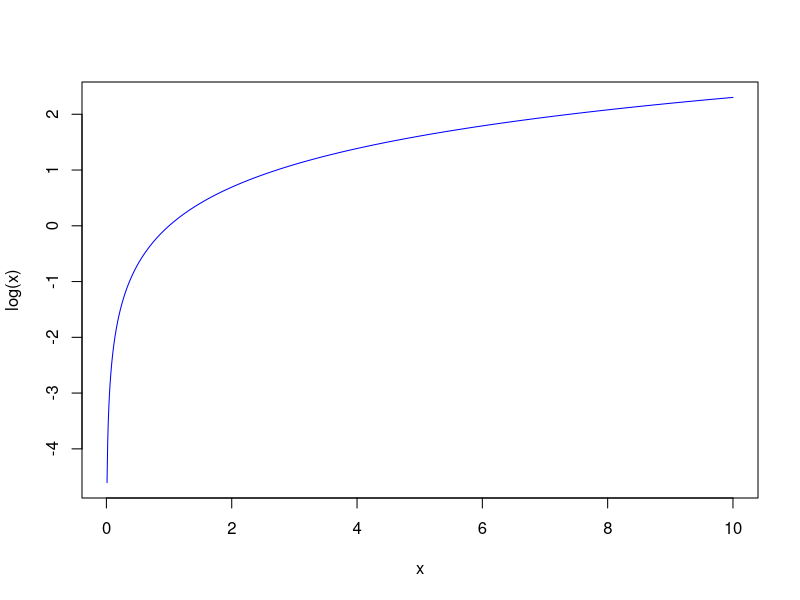
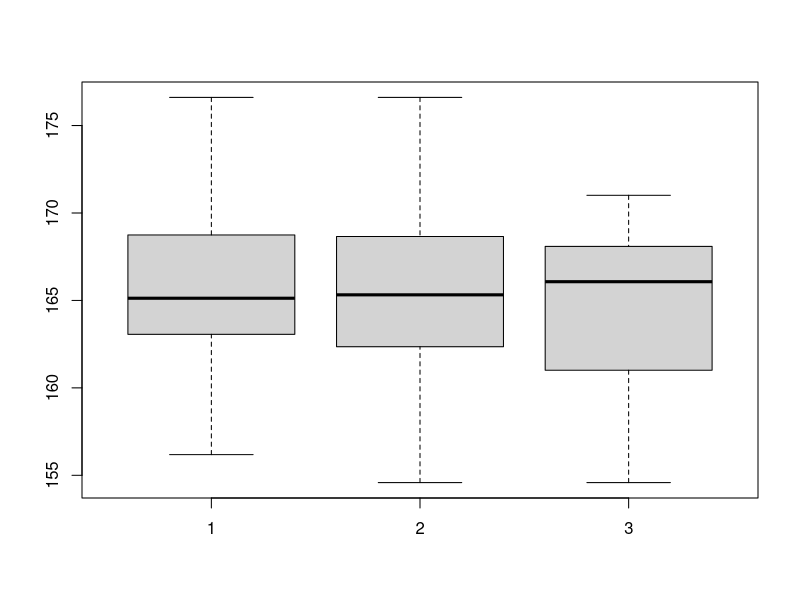

R code for these plots, in order:
## ---- chunk 1
knitr::opts_chunk$set(echo = TRUE)
## ---- chunk 2
x <- c(1,2,3)
x 
## ---- chunk 3
x <- seq(from=0,to=10,by=0.01)
mean(x)
sd(x)
## ---- chunk 4
x <- seq(from=0.01,to=10,by=0.01)
plot(x,log(x),type='l',col='blue')
## ---- chunk 5
x <- c(1,2,3)
x
class(x)
x = y <- c(sqrt(2),sqrt(3),sqrt(5))
y
class(y)
z <- c("pepito","juanito","jorgito")
z
class(z)
## ---- chunk 6
x <- rep("pepito",10)
x
y <- rep(c(sqrt(2),sqrt(3)),5)
y
z <- c(rep("f",25),rep("h",75))
z
## ---- chunk 7
x <- seq(from=0,to=10,by=2)
x
length(x)
## ---- chunk 8
taille <- c(142,NA,189,156,NA,190)
taille
mean(taille,na="TRUE")
sd(taille,na="TRUE")
is.na(taille)
summary(taille)
## ---- chunk 9
x <- seq(from=-100,100,by=2)
x
x[30]
x[30:40]
30:40
1:100
## ---- chunk 10
sexe <- c(rep("f",25),rep("h",75))
sexe
taille <- rnorm(100,165,4)
taille
bd <- data.frame(sexe,taille)
taille.h <- taille[sexe=="h"]
taille.h
taille.f <- taille[sexe=="f"]
taille.f
boxplot(taille.h,taille,taille.f)
mean(taille)
mean(taille.f)
mean(taille.h)
sexe.n <- sexe[taille < 164]
sexe.n
(table(sexe.n)/length(taille))*100
